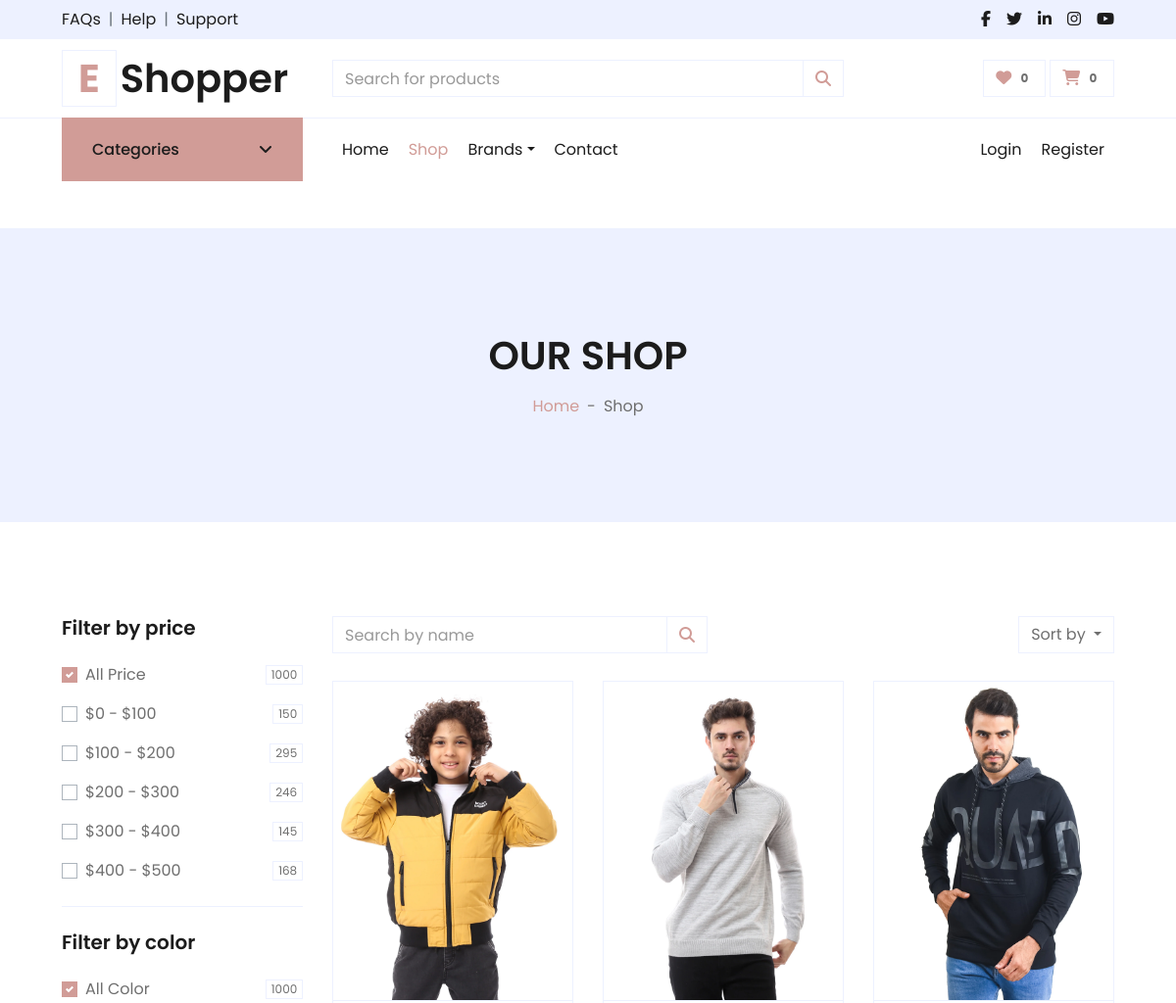
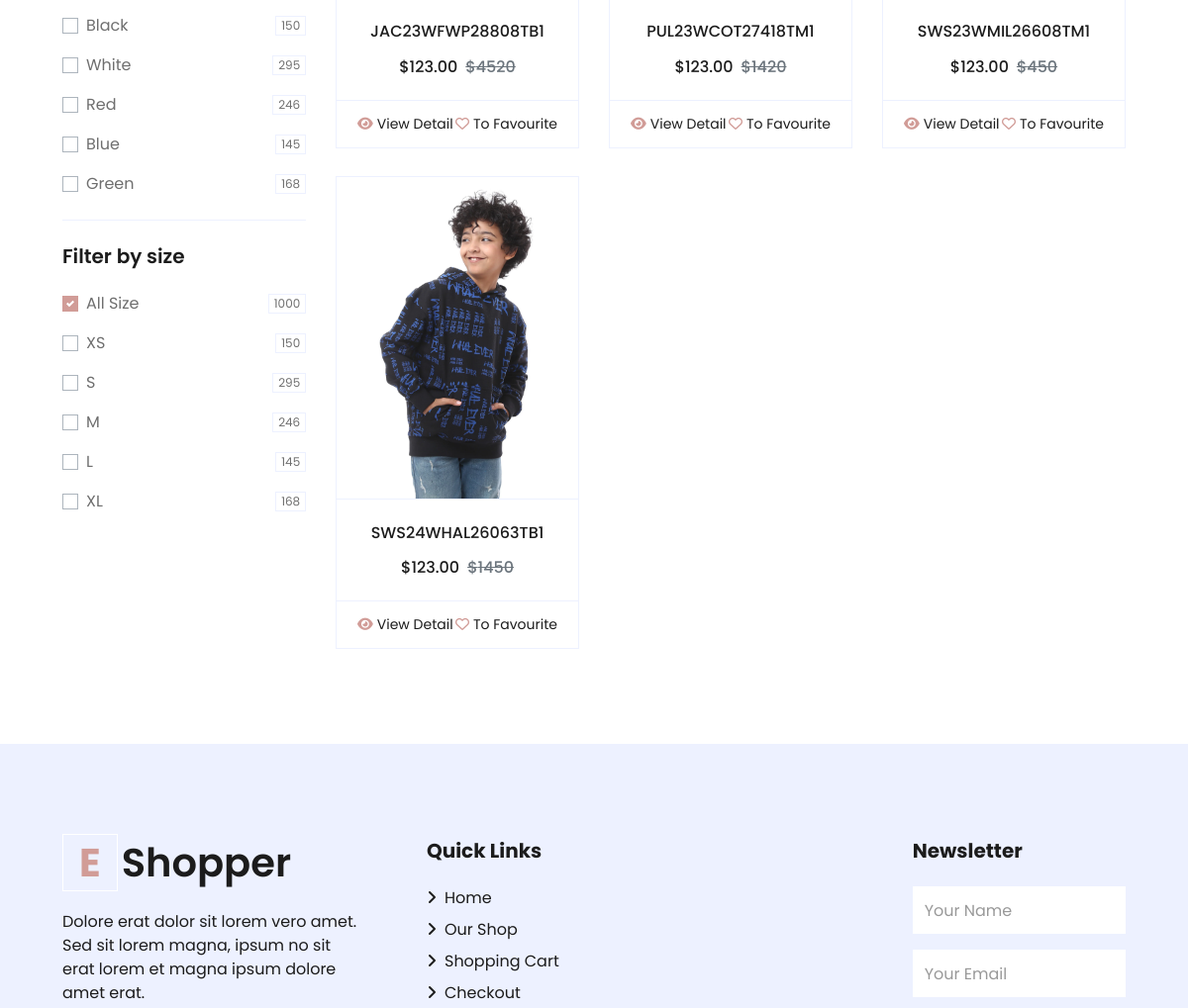
/products/ (upper part), run on an earlier commit of the app's database (2 pictures, top to bottom).
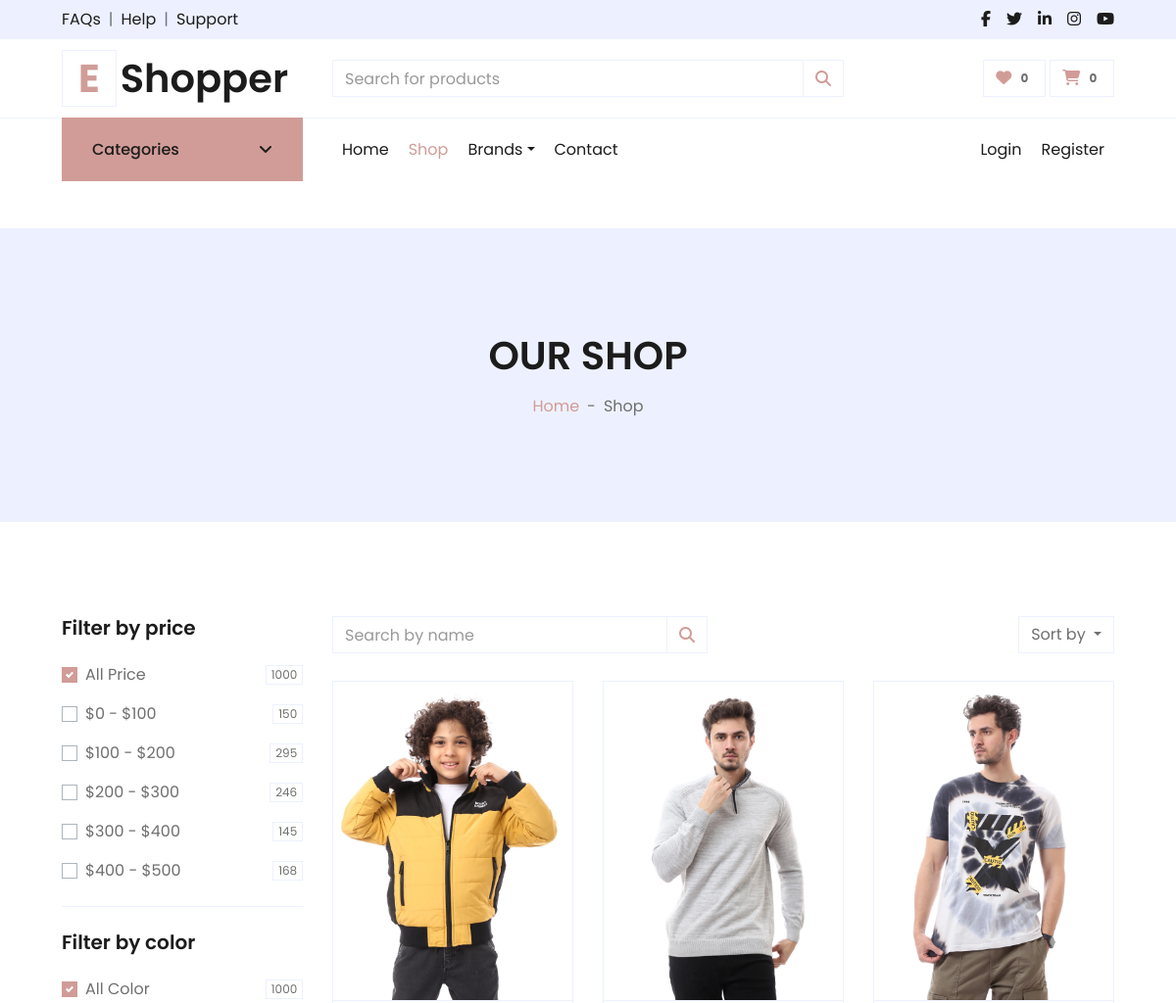
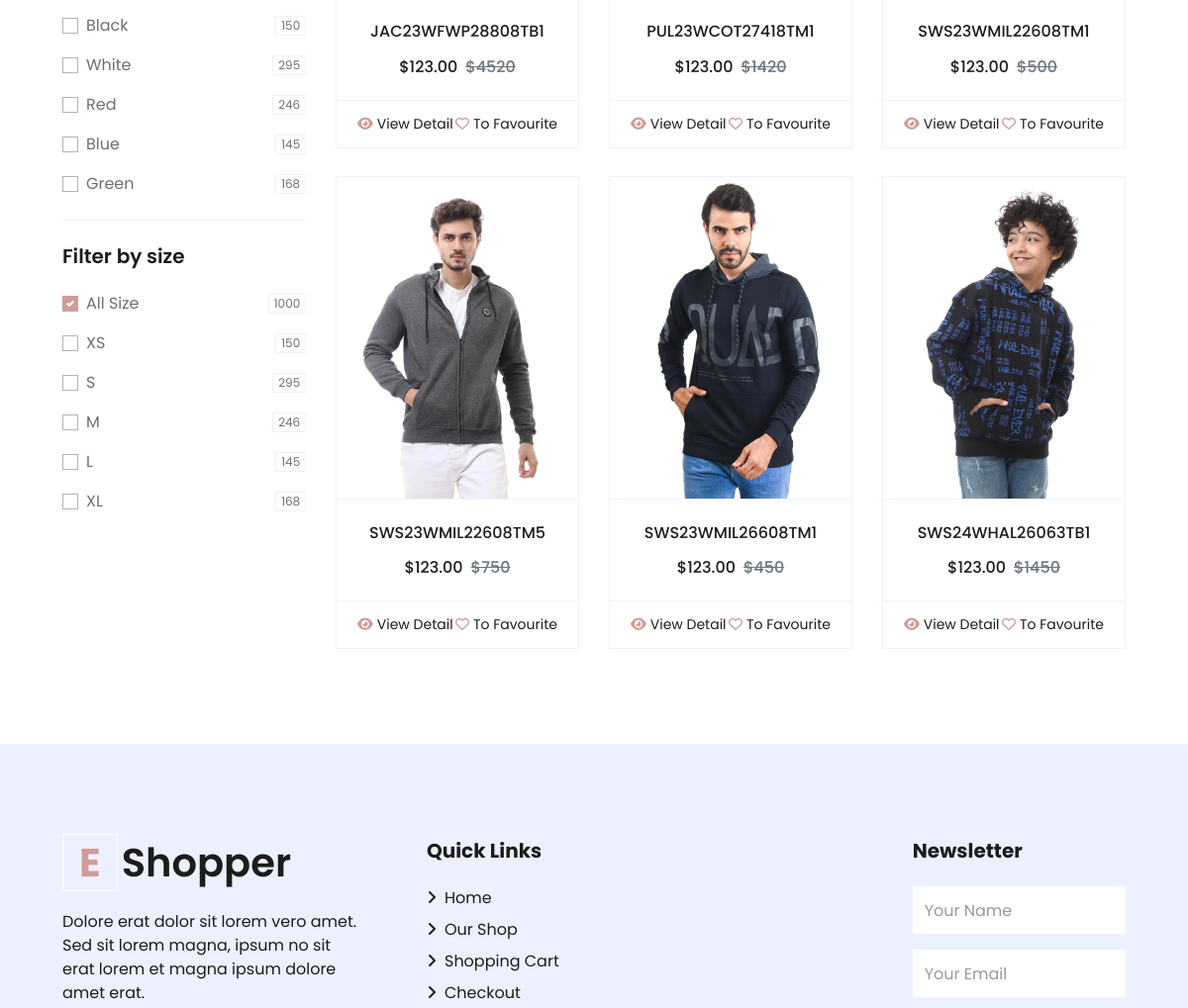
And on a later commit of the database (2 pictures, top to bottom).
### products/models.py (models this page shows, shortened)
class Product(models.Model):
    name = models.CharField(unique=True, max_length=50)
    image = models.ImageField(upload_to='product/')
    stock = models.IntegerField(default=1)
    price = models.IntegerField(default=0)
    discount = models.IntegerField(default=0)
    description = models.TextField(max_length=10000)
    created_at = models.DateTimeField( default=timezone.now)
    slug = models.SlugField(null=True,blank=True , unique=True)
    views = models.PositiveIntegerField(default=0)
    is_available = models.BooleanField(default=True)
    tags = TaggableManager()
    subcategory = models.ForeignKey("Subcategory",related_name='product_subcategory',null=True,blank=True, on_delete=models.CASCADE)
    PRDBrand = models.ForeignKey('Brand' ,related_name='product_brand', on_delete=models.CASCADE , blank=True, null=True ,verbose_name=_("Brand "))
    like = models.ManyToManyField(User , blank=True,related_name='product_favourite')
    class Meta:
        ordering = ["name"]
    def get_absolute_url(self):
        return reverse("product_detail", args=[self.slug])
    def __str__(self):
        return self.name

### products/views.py (the view, shortened to what this page needs)
# urls.py: path('', product_list ,name = 'product_list'),
def product_list(request , subcategory_id=None , brand_slug=None , tag_slug=None):
    categories = None
    brands = None
    tags = None
    if subcategory_id != None :
        categories = get_object_or_404(Subcategory,id = subcategory_id)
        products = Product.objects.filter(subcategory=categories  ,is_available=True)
        paginator = Paginator(products,6)
        page = request.GET.get('page')
        paged_product = paginator.get_page(page)
        product_count = products.count()
    else :
        products = Product.objects.filter(is_available=True)
        paginator = Paginator(products,6)
        page = request.GET.get('page')
        paged_product = paginator.get_page(page)
        product_count = products.count()
    context={
        'products':paged_product,
    }
    return render(request , 'products/product_list.html' , context )

### accounts/favourite_context.py (called while the page is built, shortened)
def counter(request):
    product_count = 0
    return dict(product_count=product_count)

### carts/cart_context.py (called while the page is built)
def cart_count(request):
    cart_counter = 0
    if 'admin' in request.path:
        return{}
    else:
        try:
            cart = Cart.objects.filter(cart_id=_cart_id(request))
            cart_items = CartItem.objects.all().filter(cart=cart[:1])
            for cart_item in cart_items:
                cart_counter += cart_item.quantity
        except Cart.DoesNotExist :
            cart_counter = 0
    return dict(cart_counter=cart_counter)

### carts/views.py (called while the page is built)
def _cart_id(request):
    cart = request.session.session_key
    if not cart:
        cart = request.session.create()
    return cart

### products/models.py (called while the page is built)
    def get_url(self):
        return reverse('product_by_subcategory',args=[self.id])

    def get_url(self):
        return reverse('product_by_brand',args=[self.slug])

    def __str__(self):
        return self.BRDName

### products/product_context.py (called while the page is built)
def category_nav(request):
    categories = Category.objects.all()
    brands = Brand.objects.all()
    context = {
        'categories':categories,
        'brands':brands
    }
    return context

### products/templates/products/product_list.html (shortened to what the changed rows need)
{% extends "base.html" %}
{% load static %}
{% block body %}
<div class="container-fluid bg-secondary mb-5">
    <div class="d-flex flex-column align-items-center justify-content-center" style="min-height: 300px">
        {% if 'search' in request.path %}
        <h1 class="font-weight-semi-bold text-uppercase mb-3">Search Result</h1>
        {% else %}
        <h1 class="font-weight-semi-bold text-uppercase mb-3">Our Shop</h1>
        {% endif %}
    </div>
</div>
<div class="container-fluid pt-5">
    <div class="row px-xl-5">
        <div class="col-lg-9 col-md-12">
            <div class="row pb-3">
                {% if products %}
                {% for product in products %}
                <div class="col-lg-4 col-md-6 col-sm-12 pb-1">
                    <div class="card product-item border-0 mb-4">
                        <div
                            class="card-header product-img position-relative overflow-hidden bg-transparent border p-0">
                            <img class="img-fluid w-100" src="{{product.image.url}}" alt="">
                        </div>
                        <div class="card-body border-left border-right text-center p-0 pt-4 pb-3">
                            <h6 class="text-truncate mb-3">{{product}}</h6>
                            <div class="d-flex justify-content-center">
                                <h6>$123.00</h6>
                                <h6 class="text-muted ml-2"><del>${{product.price}}</del></h6>
                            </div>
                        </div>
                        <div class="card-footer d-flex justify-content-between bg-light border">
                            <a href="{{product.get_absolute_url}}" class="btn btn-sm text-dark p-0"><i
                                    class="fas fa-eye text-primary mr-1"></i>View Detail</a>
                            {% if request.user in product.like.all %}
                            <a href="{% url 'add_to_favourit' product.id%}" class="btn btn-sm text-dark p-0"><i
                                    class="fa-solid fa-heart text-primary mr-1"></i>To Favourite</a>
                            {% else %}
                            <a href="{% url 'add_to_favourit' product.id%}" class="btn btn-sm text-dark p-0"><i
                                    class="fa-regular fa-heart text-primary mr-1"></i>To Favourite</a>
                            {% endif %}
                        </div>
                    </div>
                </div>
                {% endfor %}
                {% else %}
                <div class="col-12 text-center">
                    <h2>Nothing Found , PLS Try Again</h2>
                </div>
                {% endif %}
            </div>
        </div>
    </div>
</div>
{% endblock body %}

What changed in the data, as far as the page shows it:
added Product: image (picture), name "SWS23WMIL22608TM1", price "500", shows "To Favourite"
added Product: image (picture), name "SWS23WMIL22608TM5", price "750", shows "To Favourite"
